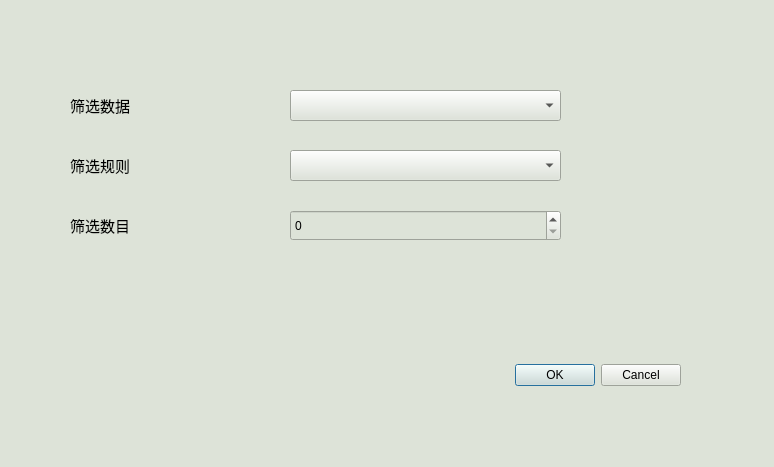
<?xml version="1.0" encoding="UTF-8"?>
<ui version="4.0">
 <class>filterDialog</class>
 <widget class="QDialog" name="filterDialog">
  <property name="geometry">
   <rect>
    <x>0</x>
    <y>0</y>
    <width>774</width>
    <height>467</height>
   </rect>
  </property>
  <property name="windowTitle">
   <string>Dialog</string>
  </property>
  <property name="styleSheet">
   <string notr="true">background:
rgb(221, 227, 216)</string>
  </property>
  <widget class="QDialogButtonBox" name="buttonBox">
   <property name="geometry">
    <rect>
     <x>440</x>
     <y>320</y>
     <width>241</width>
     <height>111</height>
    </rect>
   </property>
   <property name="orientation">
    <enum>Qt::Orientation::Horizontal</enum>
   </property>
   <property name="standardButtons">
    <set>QDialogButtonBox::StandardButton::Cancel|QDialogButtonBox::StandardButton::Ok</set>
   </property>
  </widget>
  <widget class="QLabel" name="label">
   <property name="geometry">
    <rect>
     <x>70</x>
     <y>90</y>
     <width>168</width>
     <height>31</height>
    </rect>
   </property>
   <property name="font">
    <font>
     <pointsize>11</pointsize>
    </font>
   </property>
   <property name="text">
    <string>筛选数据</string>
   </property>
  </widget>
  <widget class="QLabel" name="label_2">
   <property name="geometry">
    <rect>
     <x>70</x>
     <y>150</y>
     <width>168</width>
     <height>31</height>
    </rect>
   </property>
   <property name="font">
    <font>
     <pointsize>11</pointsize>
    </font>
   </property>
   <property name="text">
    <string>筛选规则</string>
   </property>
  </widget>
  <widget class="QLabel" name="label_3">
   <property name="geometry">
    <rect>
     <x>70</x>
     <y>210</y>
     <width>168</width>
     <height>31</height>
    </rect>
   </property>
   <property name="font">
    <font>
     <pointsize>11</pointsize>
    </font>
   </property>
   <property name="text">
    <string>筛选数目</string>
   </property>
  </widget>
  <widget class="QComboBox" name="dataComboBox">
   <property name="geometry">
    <rect>
     <x>290</x>
     <y>90</y>
     <width>271</width>
     <height>31</height>
    </rect>
   </property>
  </widget>
  <widget class="QComboBox" name="ruleComboBox">
   <property name="geometry">
    <rect>
     <x>290</x>
     <y>150</y>
     <width>271</width>
     <height>31</height>
    </rect>
   </property>
  </widget>
  <widget class="QSpinBox" name="spinBox">
   <property name="geometry">
    <rect>
     <x>290</x>
     <y>210</y>
     <width>271</width>
     <height>31</height>
    </rect>
   </property>
  </widget>
 </widget>
 <resources/>
 <connections>
  <connection>
   <sender>buttonBox</sender>
   <signal>accepted()</signal>
   <receiver>filterDialog</receiver>
   <slot>accept()</slot>
   <hints>
    <hint type="sourcelabel">
     <x>248</x>
     <y>254</y>
    </hint>
    <hint type="destinationlabel">
     <x>157</x>
     <y>274</y>
    </hint>
   </hints>
  </connection>
  <connection>
   <sender>buttonBox</sender>
   <signal>rejected()</signal>
   <receiver>filterDialog</receiver>
   <slot>reject()</slot>
   <hints>
    <hint type="sourcelabel">
     <x>316</x>
     <y>260</y>
    </hint>
    <hint type="destinationlabel">
     <x>286</x>
     <y>274</y>
    </hint>
   </hints>
  </connection>
 </connections>
</ui>
